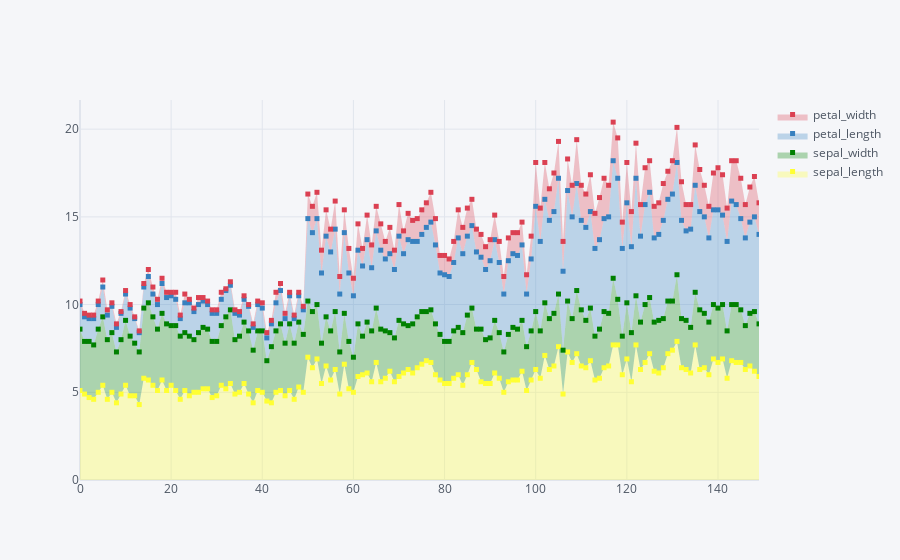
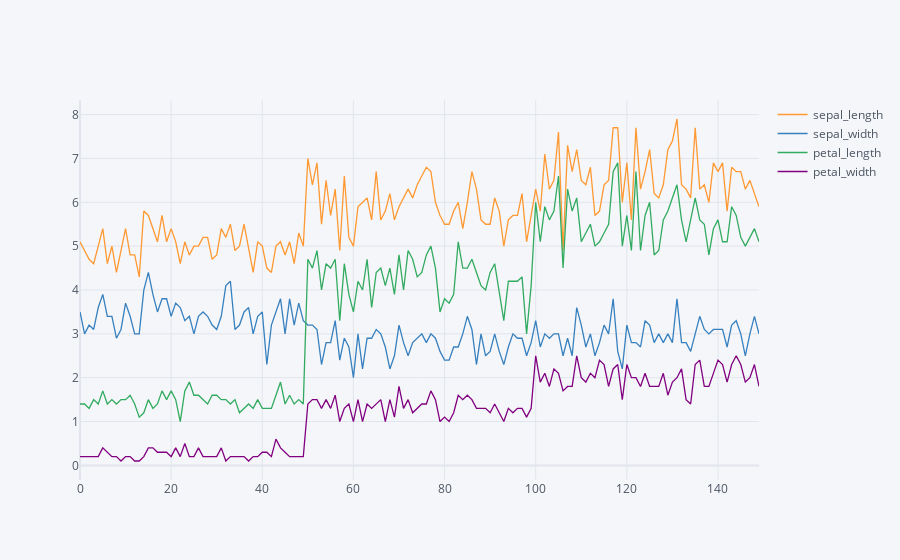

Write notebook code for charts like these, in order.
### Markdown cell above
###
## area plot
###

### Code cell
a = sns.load_dataset('iris').drop('species', axis = 1)
print(a)
a.iplot(kind = 'area', fill = True, mode = 'markers', size = 5, symbol = 'square', color = ['yellow','green','blue','red'])
a.iplot()

### Figure 1 — Plotly figure (JSON) as saved in the notebook; plotly's stock layout.template omitted (floating-point values rounded to 4 significant figures; data arrays with more than 128 entries replaced by an {"elided": "..."} marker saying what was removed)
{"data": [{"fill": "tonexty", "fillcolor": "rgba(255, 255, 51, 0.3)", "line": {"color": "rgba(255, 255, 51, 1.0)", "dash": "solid", "shape": "linear", "width": 1.3}, "marker": {"size": 5, "symbol": "square"}, "mode": "markers", "name": "sepal_length", "text": "", "type": "scatter", "x": {"elided": "150 int values"}, "y": {"elided": "150 float values"}}, {"fill": "tonexty", "fillcolor": "rgba(0, 128, 0, 0.3)", "line": {"color": "rgba(0, 128, 0, 1.0)", "dash": "solid", "shape": "linear", "width": 1.3}, "marker": {"size": 5, "symbol": "square"}, "mode": "markers", "name": "sepal_width", "text": "", "type": "scatter", "x": {"elided": "150 int values"}, "y": {"elided": "150 float values"}}, {"fill": "tonexty", "fillcolor": "rgba(55, 128, 191, 0.3)", "line": {"color": "rgba(55, 128, 191, 1.0)", "dash": "solid", "shape": "linear", "width": 1.3}, "marker": {"size": 5, "symbol": "square"}, "mode": "markers", "name": "petal_length", "text": "", "type": "scatter", "x": {"elided": "150 int values"}, "y": {"elided": "150 float values"}}, {"fill": "tonexty", "fillcolor": "rgba(219, 64, 82, 0.3)", "line": {"color": "rgba(219, 64, 82, 1.0)", "dash": "solid", "shape": "linear", "width": 1.3}, "marker": {"size": 5, "symbol": "square"}, "mode": "markers", "name": "petal_width", "text": "", "type": "scatter", "x": {"elided": "150 int values"}, "y": {"elided": "150 float values"}}], "layout": {"legend": {"bgcolor": "#F5F6F9", "font": {"color": "#4D5663"}}, "paper_bgcolor": "#F5F6F9", "plot_bgcolor": "#F5F6F9", "title": {"font": {"color": "#4D5663"}}, "xaxis": {"gridcolor": "#E1E5ED", "showgrid": true, "tickfont": {"color": "#4D5663"}, "title": {"font": {"color": "#4D5663"}, "text": ""}, "zerolinecolor": "#E1E5ED"}, "yaxis": {"gridcolor": "#E1E5ED", "showgrid": true, "tickfont": {"color": "#4D5663"}, "title": {"font": {"color": "#4D5663"}, "text": ""}, "zerolinecolor": "#E1E5ED"}}}

### Figure 2 — Plotly figure (JSON) as saved in the notebook; plotly's stock layout.template omitted (floating-point values rounded to 4 significant figures; data arrays with more than 128 entries replaced by an {"elided": "..."} marker saying what was removed)
{"data": [{"line": {"color": "rgba(255, 153, 51, 1.0)", "dash": "solid", "shape": "linear", "width": 1.3}, "mode": "lines", "name": "sepal_length", "text": "", "type": "scatter", "x": {"elided": "150 int values"}, "y": {"elided": "150 float values"}}, {"line": {"color": "rgba(55, 128, 191, 1.0)", "dash": "solid", "shape": "linear", "width": 1.3}, "mode": "lines", "name": "sepal_width", "text": "", "type": "scatter", "x": {"elided": "150 int values"}, "y": {"elided": "150 float values"}}, {"line": {"color": "rgba(50, 171, 96, 1.0)", "dash": "solid", "shape": "linear", "width": 1.3}, "mode": "lines", "name": "petal_length", "text": "", "type": "scatter", "x": {"elided": "150 int values"}, "y": {"elided": "150 float values"}}, {"line": {"color": "rgba(128, 0, 128, 1.0)", "dash": "solid", "shape": "linear", "width": 1.3}, "mode": "lines", "name": "petal_width", "text": "", "type": "scatter", "x": {"elided": "150 int values"}, "y": {"elided": "150 float values"}}], "layout": {"legend": {"bgcolor": "#F5F6F9", "font": {"color": "#4D5663"}}, "paper_bgcolor": "#F5F6F9", "plot_bgcolor": "#F5F6F9", "title": {"font": {"color": "#4D5663"}}, "xaxis": {"gridcolor": "#E1E5ED", "showgrid": true, "tickfont": {"color": "#4D5663"}, "title": {"font": {"color": "#4D5663"}, "text": ""}, "zerolinecolor": "#E1E5ED"}, "yaxis": {"gridcolor": "#E1E5ED", "showgrid": true, "tickfont": {"color": "#4D5663"}, "title": {"font": {"color": "#4D5663"}, "text": ""}, "zerolinecolor": "#E1E5ED"}}}
